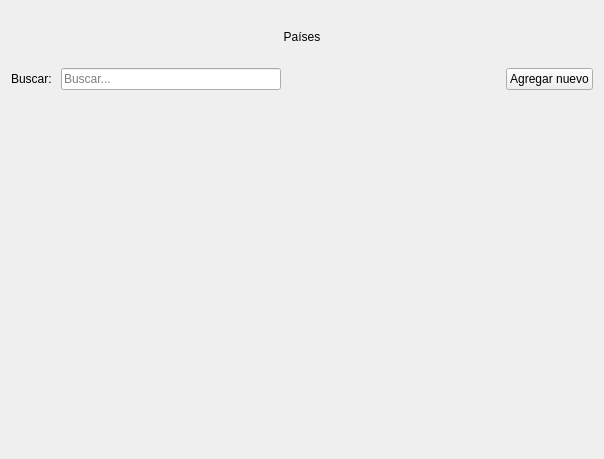
<?xml version="1.0" encoding="UTF-8"?>
<ui version="4.0">
 <class>PaisWidget</class>
 <widget class="QWidget" name="PaisWidget">
  <property name="geometry">
   <rect>
    <x>0</x>
    <y>0</y>
    <width>604</width>
    <height>459</height>
   </rect>
  </property>
  <property name="windowTitle">
   <string>Form</string>
  </property>
  <layout class="QVBoxLayout" name="verticalLayout" stretch="1,1,7">
   <item>
    <layout class="QHBoxLayout" name="horizontalLayout">
     <item>
      <widget class="QLabel" name="label">
       <property name="text">
        <string>Países</string>
       </property>
       <property name="alignment">
        <set>Qt::AlignCenter</set>
       </property>
      </widget>
     </item>
    </layout>
   </item>
   <item>
    <layout class="QHBoxLayout" name="layoutFiltro">
     <item>
      <widget class="QLabel" name="label_2">
       <property name="text">
        <string>Buscar: </string>
       </property>
      </widget>
     </item>
     <item>
      <widget class="QLineEdit" name="le_search_pais">
       <property name="placeholderText">
        <string>Buscar...</string>
       </property>
      </widget>
     </item>
     <item>
      <spacer name="horizontalSpacer">
       <property name="orientation">
        <enum>Qt::Horizontal</enum>
       </property>
       <property name="sizeHint" stdset="0">
        <size>
         <width>40</width>
         <height>20</height>
        </size>
       </property>
      </spacer>
     </item>
     <item>
      <widget class="QPushButton" name="bt_add_pais">
       <property name="cursor">
        <cursorShape>PointingHandCursor</cursorShape>
       </property>
       <property name="text">
        <string>Agregar nuevo</string>
       </property>
       <property name="icon">
        <iconset>
         <normaloff>images/icons8-plus-24.svg</normaloff>images/icons8-plus-24.svg</iconset>
       </property>
       <property name="iconSize">
        <size>
         <width>32</width>
         <height>32</height>
        </size>
       </property>
      </widget>
     </item>
    </layout>
   </item>
   <item>
    <layout class="QHBoxLayout" name="layoutTablaPaises"/>
   </item>
  </layout>
 </widget>
 <resources/>
 <connections/>
</ui>
